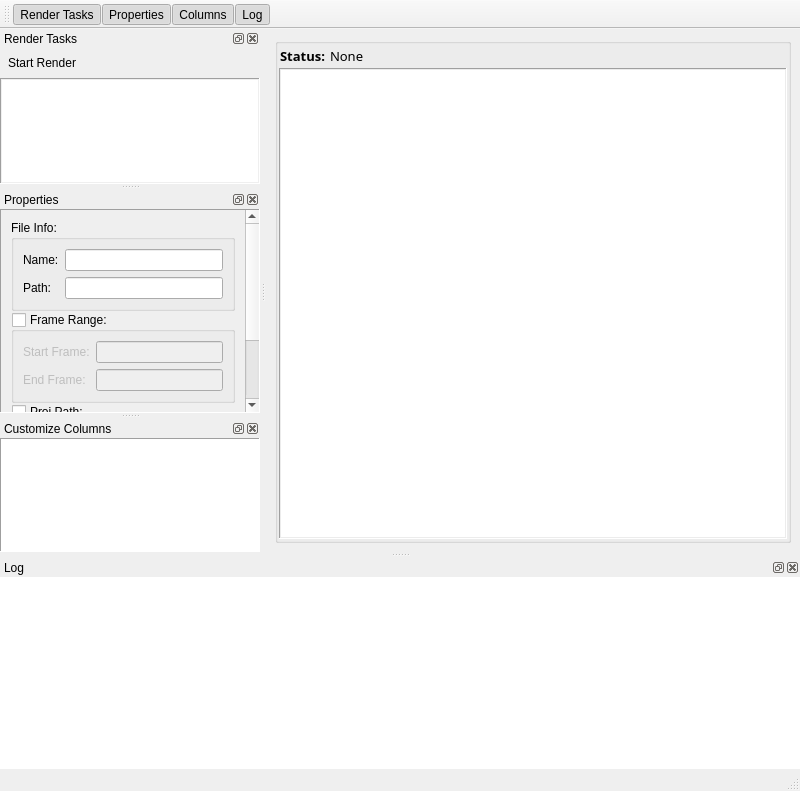
<?xml version="1.0" encoding="UTF-8"?>
<ui version="4.0">
 <class>MainWindow</class>
 <widget class="QMainWindow" name="MainWindow">
  <property name="geometry">
   <rect>
    <x>0</x>
    <y>0</y>
    <width>800</width>
    <height>791</height>
   </rect>
  </property>
  <property name="windowTitle">
   <string>MainWindow</string>
  </property>
  <widget class="QWidget" name="centralwidget">
   <layout class="QGridLayout" name="gridLayout_16">
    <item row="0" column="0">
     <widget class="QGroupBox" name="groupBox">
      <property name="title">
       <string/>
      </property>
      <layout class="QGridLayout" name="gridLayout_7">
       <property name="margin">
        <number>1</number>
       </property>
       <property name="spacing">
        <number>1</number>
       </property>
       <item row="0" column="0">
        <widget class="QFrame" name="frame_4">
         <property name="frameShape">
          <enum>QFrame::NoFrame</enum>
         </property>
         <property name="frameShadow">
          <enum>QFrame::Raised</enum>
         </property>
         <layout class="QGridLayout" name="gridLayout_8">
          <property name="margin">
           <number>1</number>
          </property>
          <property name="spacing">
           <number>1</number>
          </property>
          <item row="0" column="2">
           <spacer name="horizontalSpacer_2">
            <property name="orientation">
             <enum>Qt::Horizontal</enum>
            </property>
            <property name="sizeHint" stdset="0">
             <size>
              <width>272</width>
              <height>20</height>
             </size>
            </property>
           </spacer>
          </item>
          <item row="0" column="0">
           <widget class="QLabel" name="label">
            <property name="font">
             <font>
              <family>Trebuchet MS</family>
              <pointsize>10</pointsize>
              <weight>75</weight>
              <bold>true</bold>
             </font>
            </property>
            <property name="text">
             <string>Status: </string>
            </property>
           </widget>
          </item>
          <item row="0" column="1">
           <widget class="QLabel" name="lblStatus">
            <property name="font">
             <font>
              <family>Trebuchet MS</family>
              <pointsize>10</pointsize>
             </font>
            </property>
            <property name="text">
             <string>None</string>
            </property>
           </widget>
          </item>
         </layout>
        </widget>
       </item>
       <item row="1" column="0">
        <widget class="QFrame" name="frame_5">
         <property name="frameShape">
          <enum>QFrame::Panel</enum>
         </property>
         <property name="frameShadow">
          <enum>QFrame::Sunken</enum>
         </property>
         <layout class="QGridLayout" name="gridLayout_12">
          <property name="margin">
           <number>1</number>
          </property>
          <property name="spacing">
           <number>1</number>
          </property>
          <item row="0" column="0">
           <widget class="QTextBrowser" name="tbStatus">
            <property name="frameShape">
             <enum>QFrame::NoFrame</enum>
            </property>
           </widget>
          </item>
         </layout>
        </widget>
       </item>
      </layout>
     </widget>
    </item>
   </layout>
  </widget>
  <widget class="QMenuBar" name="menubar">
   <property name="geometry">
    <rect>
     <x>0</x>
     <y>0</y>
     <width>800</width>
     <height>18</height>
    </rect>
   </property>
  </widget>
  <widget class="QStatusBar" name="statusbar"/>
  <widget class="QDockWidget" name="dckRenderTasks">
   <property name="windowTitle">
    <string>Render Tasks</string>
   </property>
   <attribute name="dockWidgetArea">
    <number>1</number>
   </attribute>
   <widget class="QWidget" name="dockWidgetContents">
    <layout class="QGridLayout" name="gridLayout_4">
     <property name="margin">
      <number>0</number>
     </property>
     <property name="spacing">
      <number>0</number>
     </property>
     <item row="0" column="0">
      <widget class="QFrame" name="frame">
       <property name="minimumSize">
        <size>
         <width>0</width>
         <height>30</height>
        </size>
       </property>
       <property name="maximumSize">
        <size>
         <width>16777215</width>
         <height>30</height>
        </size>
       </property>
       <property name="frameShape">
        <enum>QFrame::NoFrame</enum>
       </property>
       <property name="frameShadow">
        <enum>QFrame::Raised</enum>
       </property>
       <layout class="QGridLayout" name="gridLayout_2">
        <property name="margin">
         <number>1</number>
        </property>
        <property name="spacing">
         <number>1</number>
        </property>
        <item row="0" column="0">
         <widget class="QToolButton" name="btnStartRender">
          <property name="text">
           <string>Start Render</string>
          </property>
          <property name="toolButtonStyle">
           <enum>Qt::ToolButtonTextBesideIcon</enum>
          </property>
          <property name="autoRaise">
           <bool>true</bool>
          </property>
         </widget>
        </item>
        <item row="0" column="1">
         <spacer name="horizontalSpacer">
          <property name="orientation">
           <enum>Qt::Horizontal</enum>
          </property>
          <property name="sizeHint" stdset="0">
           <size>
            <width>40</width>
            <height>20</height>
           </size>
          </property>
         </spacer>
        </item>
       </layout>
      </widget>
     </item>
     <item row="1" column="0">
      <widget class="QFrame" name="frame_2">
       <property name="frameShape">
        <enum>QFrame::Panel</enum>
       </property>
       <property name="frameShadow">
        <enum>QFrame::Sunken</enum>
       </property>
       <layout class="QGridLayout" name="gridLayout_3">
        <property name="margin">
         <number>1</number>
        </property>
        <property name="spacing">
         <number>1</number>
        </property>
        <item row="0" column="0">
         <widget class="QTableWidget" name="tblMainList">
          <property name="frameShape">
           <enum>QFrame::NoFrame</enum>
          </property>
          <property name="alternatingRowColors">
           <bool>true</bool>
          </property>
          <property name="selectionMode">
           <enum>QAbstractItemView::SingleSelection</enum>
          </property>
          <property name="selectionBehavior">
           <enum>QAbstractItemView::SelectRows</enum>
          </property>
          <property name="sortingEnabled">
           <bool>true</bool>
          </property>
         </widget>
        </item>
       </layout>
      </widget>
     </item>
    </layout>
   </widget>
  </widget>
  <widget class="QDockWidget" name="dckProperties">
   <property name="windowTitle">
    <string>Properties</string>
   </property>
   <attribute name="dockWidgetArea">
    <number>1</number>
   </attribute>
   <widget class="QWidget" name="dockWidgetContents_2">
    <layout class="QGridLayout" name="gridLayout_5">
     <property name="margin">
      <number>0</number>
     </property>
     <property name="spacing">
      <number>0</number>
     </property>
     <item row="0" column="0">
      <widget class="QScrollArea" name="scrollArea">
       <property name="frameShape">
        <enum>QFrame::Panel</enum>
       </property>
       <property name="widgetResizable">
        <bool>true</bool>
       </property>
       <widget class="QWidget" name="scrollAreaWidgetContents">
        <property name="geometry">
         <rect>
          <x>0</x>
          <y>0</y>
          <width>134</width>
          <height>337</height>
         </rect>
        </property>
        <layout class="QGridLayout" name="gridLayout_6">
         <item row="0" column="0">
          <widget class="QFrame" name="frame_3">
           <property name="frameShape">
            <enum>QFrame::NoFrame</enum>
           </property>
           <property name="frameShadow">
            <enum>QFrame::Raised</enum>
           </property>
           <layout class="QGridLayout" name="gridLayout_13">
            <property name="margin">
             <number>1</number>
            </property>
            <property name="spacing">
             <number>1</number>
            </property>
            <item row="0" column="0">
             <widget class="QGroupBox" name="frmPropFileInfo">
              <property name="title">
               <string>File Info:</string>
              </property>
              <property name="flat">
               <bool>true</bool>
              </property>
              <layout class="QGridLayout" name="gridLayout_10">
               <item row="0" column="0">
                <widget class="QLabel" name="label_5">
                 <property name="text">
                  <string>Name:</string>
                 </property>
                </widget>
               </item>
               <item row="0" column="1">
                <widget class="QLineEdit" name="lePropFileName">
                 <property name="readOnly">
                  <bool>true</bool>
                 </property>
                </widget>
               </item>
               <item row="1" column="0">
                <widget class="QLabel" name="label_6">
                 <property name="text">
                  <string>Path:</string>
                 </property>
                </widget>
               </item>
               <item row="1" column="1">
                <widget class="QLineEdit" name="lePropFilePath">
                 <property name="readOnly">
                  <bool>true</bool>
                 </property>
                </widget>
               </item>
              </layout>
             </widget>
            </item>
            <item row="1" column="0">
             <widget class="QGroupBox" name="frmPropFrameRange">
              <property name="title">
               <string>Frame Range:</string>
              </property>
              <property name="flat">
               <bool>true</bool>
              </property>
              <property name="checkable">
               <bool>true</bool>
              </property>
              <property name="checked">
               <bool>false</bool>
              </property>
              <layout class="QGridLayout" name="gridLayout_9">
               <item row="0" column="0">
                <widget class="QLabel" name="label_3">
                 <property name="text">
                  <string>Start Frame:</string>
                 </property>
                </widget>
               </item>
               <item row="0" column="1">
                <widget class="QLineEdit" name="lePropStartFrame">
                 <property name="text">
                  <string extracomment="s"/>
                 </property>
                 <property name="flagFullName" stdset="0">
                  <string>Start Frame</string>
                 </property>
                 <property name="flagShortName" stdset="0">
                  <string>s</string>
                 </property>
                </widget>
               </item>
               <item row="1" column="0">
                <widget class="QLabel" name="label_4">
                 <property name="text">
                  <string>End Frame:</string>
                 </property>
                </widget>
               </item>
               <item row="1" column="1">
                <widget class="QLineEdit" name="lePropEndFrame">
                 <property name="text">
                  <string extracomment="s"/>
                 </property>
                 <property name="flagFullName" stdset="0">
                  <string>End Frame</string>
                 </property>
                 <property name="flagShortName" stdset="0">
                  <string>e</string>
                 </property>
                </widget>
               </item>
              </layout>
             </widget>
            </item>
            <item row="2" column="0">
             <widget class="QGroupBox" name="frmPropProjPath">
              <property name="title">
               <string>Proj Path:</string>
              </property>
              <property name="flat">
               <bool>true</bool>
              </property>
              <property name="checkable">
               <bool>true</bool>
              </property>
              <property name="checked">
               <bool>false</bool>
              </property>
              <layout class="QGridLayout" name="gridLayout_11">
               <item row="0" column="0">
                <widget class="QLineEdit" name="lePropProjPath">
                 <property name="text">
                  <string extracomment="s"/>
                 </property>
                 <property name="flagFullName" stdset="0">
                  <string>Project Path</string>
                 </property>
                 <property name="flagShortName" stdset="0">
                  <string>proj</string>
                 </property>
                </widget>
               </item>
              </layout>
             </widget>
            </item>
            <item row="4" column="0">
             <widget class="QGroupBox" name="frmPropButtons">
              <property name="title">
               <string/>
              </property>
              <property name="flat">
               <bool>true</bool>
              </property>
              <layout class="QGridLayout" name="gridLayout_14">
               <property name="margin">
                <number>2</number>
               </property>
               <property name="spacing">
                <number>2</number>
               </property>
               <item row="0" column="0">
                <spacer name="horizontalSpacer_3">
                 <property name="orientation">
                  <enum>Qt::Horizontal</enum>
                 </property>
                 <property name="sizeHint" stdset="0">
                  <size>
                   <width>40</width>
                   <height>20</height>
                  </size>
                 </property>
                </spacer>
               </item>
               <item row="0" column="1">
                <widget class="QToolButton" name="btnPropApply">
                 <property name="text">
                  <string>Apply</string>
                 </property>
                 <property name="toolButtonStyle">
                  <enum>Qt::ToolButtonTextBesideIcon</enum>
                 </property>
                 <property name="autoRaise">
                  <bool>true</bool>
                 </property>
                </widget>
               </item>
              </layout>
             </widget>
            </item>
            <item row="3" column="0">
             <spacer name="verticalSpacer">
              <property name="orientation">
               <enum>Qt::Vertical</enum>
              </property>
              <property name="sizeHint" stdset="0">
               <size>
                <width>20</width>
                <height>40</height>
               </size>
              </property>
             </spacer>
            </item>
           </layout>
          </widget>
         </item>
        </layout>
       </widget>
      </widget>
     </item>
    </layout>
   </widget>
  </widget>
  <widget class="QDockWidget" name="dckColumns">
   <property name="windowTitle">
    <string>Customize Columns</string>
   </property>
   <attribute name="dockWidgetArea">
    <number>1</number>
   </attribute>
   <widget class="QWidget" name="dockWidgetContents_3">
    <layout class="QGridLayout" name="gridLayout_15">
     <property name="margin">
      <number>0</number>
     </property>
     <property name="spacing">
      <number>0</number>
     </property>
     <item row="0" column="0">
      <widget class="QListWidget" name="lstColumns">
       <property name="frameShape">
        <enum>QFrame::Panel</enum>
       </property>
       <property name="alternatingRowColors">
        <bool>true</bool>
       </property>
      </widget>
     </item>
    </layout>
   </widget>
  </widget>
  <widget class="QToolBar" name="toolBar">
   <property name="windowTitle">
    <string>toolBar</string>
   </property>
   <property name="iconSize">
    <size>
     <width>18</width>
     <height>18</height>
    </size>
   </property>
   <property name="toolButtonStyle">
    <enum>Qt::ToolButtonTextBesideIcon</enum>
   </property>
   <attribute name="toolBarArea">
    <enum>TopToolBarArea</enum>
   </attribute>
   <attribute name="toolBarBreak">
    <bool>false</bool>
   </attribute>
   <addaction name="actionRenderTasks"/>
   <addaction name="actionProperties"/>
   <addaction name="actionColumns"/>
   <addaction name="actionLog"/>
  </widget>
  <widget class="QDockWidget" name="dckLog">
   <property name="windowTitle">
    <string>Log</string>
   </property>
   <attribute name="dockWidgetArea">
    <number>8</number>
   </attribute>
   <widget class="QWidget" name="dockWidgetContents_4">
    <layout class="QGridLayout" name="gridLayout">
     <property name="margin">
      <number>0</number>
     </property>
     <property name="spacing">
      <number>0</number>
     </property>
     <item row="0" column="0">
      <widget class="QTextBrowser" name="tbLog">
       <property name="frameShape">
        <enum>QFrame::NoFrame</enum>
       </property>
      </widget>
     </item>
    </layout>
   </widget>
  </widget>
  <action name="actionRenderTasks">
   <property name="checkable">
    <bool>true</bool>
   </property>
   <property name="checked">
    <bool>true</bool>
   </property>
   <property name="text">
    <string>Render Tasks</string>
   </property>
  </action>
  <action name="actionProperties">
   <property name="checkable">
    <bool>true</bool>
   </property>
   <property name="checked">
    <bool>true</bool>
   </property>
   <property name="text">
    <string>Properties</string>
   </property>
  </action>
  <action name="actionColumns">
   <property name="checkable">
    <bool>true</bool>
   </property>
   <property name="checked">
    <bool>true</bool>
   </property>
   <property name="text">
    <string>Columns</string>
   </property>
  </action>
  <action name="actionLog">
   <property name="checkable">
    <bool>true</bool>
   </property>
   <property name="checked">
    <bool>true</bool>
   </property>
   <property name="text">
    <string>Log</string>
   </property>
  </action>
 </widget>
 <resources/>
 <connections/>
</ui>
